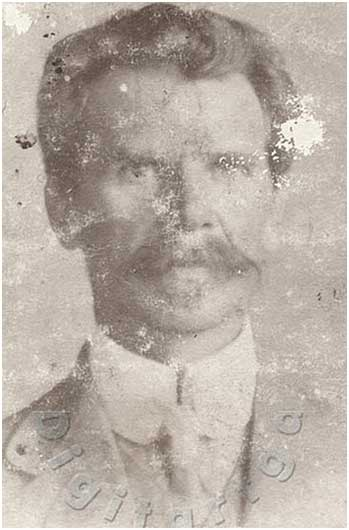
%> input picture Img_Samples/testimg4.jpg, 349 x 530 px
$ octave code2.m   (GNU Octave 9; MATLAB toolbox functions it lacks are replaced by stand-ins)
%> lines starting %> are read from the running program, lines starting %| are printed output that depends on the picture; in (x1, y1, x2, y2) boxes, pixels count from 0 and x2, y2 are one past the last pixel; in counts of white or black regions, pixels touching at a corner belong together; the program's own positions count from 1
clc; clear; close all;

% Parameters
max_iterations = 5;      % Maximum iterations
psnr_threshold = 0.5;    % Minimum PSNR improvement to keep changes

% Read original (old/degraded) image
img_orig = imread('testimg4.jpg');
%> img_orig is the input picture: size 530x349x3 uint8; mean R, G, B 184.4, 174.4, 165.5
img_restored = img_orig;  % Initialize restored image

psnr_values = zeros(1, max_iterations);  % Track PSNR per iteration

for iter = 1:max_iterations
    % --- Preprocessing ---
    img_gray = double(rgb2gray(img_restored));  % For metric calculation
    mean_intensity = mean(img_gray(:));
    std_intensity  = std(img_gray(:));

    fprintf('\nIteration %d\n', iter);
    fprintf('Mean Intensity: %.2f (0-255 scale)\n', mean_intensity);
    fprintf('Standard Deviation of Intensity: %.2f\n', std_intensity);

    % Evaluate PSNR vs original
    if iter == 1
        psnr_values(iter) = psnr(img_restored, img_orig);
    else
        psnr_values(iter) = psnr(img_restored, prev_img);
    end
    prev_img = img_restored;

    % --- Filter Decision & Application ---
    img_temp = img_restored;

    % 1. Contrast stretching / color enhancement
    if std_intensity < 60
        R = imadjust(img_temp(:,:,1));
        G = imadjust(img_temp(:,:,2));
        B = imadjust(img_temp(:,:,3));
        img_temp = cat(3,R,G,B);
    end

    % 2. Gamma correction (brighten dark images)
    if mean_intensity < 120
        gamma_val = 0.8;
        img_temp = im2double(img_temp);
        img_temp(:,:,1) = img_temp(:,:,1).^gamma_val;
        img_temp(:,:,2) = img_temp(:,:,2).^gamma_val;
        img_temp(:,:,3) = img_temp(:,:,3).^gamma_val;
        img_temp = im2uint8(img_temp);
    end

    % 3. Noise detection (Salt & Pepper)
    sp_noise_ratio = sum(sum(img_gray==0 | img_gray==255)) / numel(img_gray);
    if sp_noise_ratio > 0.01
        R = medfilt2(img_temp(:,:,1));
        G = medfilt2(img_temp(:,:,2));
        B = medfilt2(img_temp(:,:,3));
        img_temp = cat(3,R,G,B);
    end

    % 4. Blur / Detail loss detection (using Laplacian variance)
    lap = double(imfilter(img_gray, fspecial('laplacian')));
    lap_var = var(lap(:));
    if lap_var < 50
        img_temp = imsharpen(img_temp,'Radius',1,'Amount',1);
    end

    % --- PSNR Check ---
    new_psnr = psnr(img_temp, img_orig);

    if iter == 1 || (new_psnr - psnr_values(max(iter-1,1)) >= psnr_threshold)
        img_restored = img_temp;
        psnr_values(iter) = new_psnr;
    else
        psnr_values(iter) = psnr_values(max(iter-1,1));
    end
end
%> this loop made 5 passes
%> (mean_intensity, std_intensity, sp_noise_ratio, lap_var, new_psnr) on passes 1 to 5: (176.3, 34.43, 0.00347, 1008.8, 14.67), (132.8, 54.16, 0.0195, 1602.3, 14.64), (132.8, 54.16, 0.0195, 1602.3, 14.64), (132.8, 54.16, 0.0195, 1602.3, 14.64), (132.8, 54.16, 0.0195, 1602.3, 14.64)
%| Mean Intensity: 176.35 (0-255 scale)
%| Standard Deviation of Intensity: 34.43
%| Mean Intensity: 132.82 (0-255 scale)
%| Standard Deviation of Intensity: 54.16
%| Mean Intensity: 132.82 (0-255 scale)
%| Standard Deviation of Intensity: 54.16
%| Mean Intensity: 132.82 (0-255 scale)
%| Standard Deviation of Intensity: 54.16
%| Mean Intensity: 132.82 (0-255 scale)
%| Standard Deviation of Intensity: 54.16
%> pass 1, `R = imadjust(img_temp(:,:,1));`:
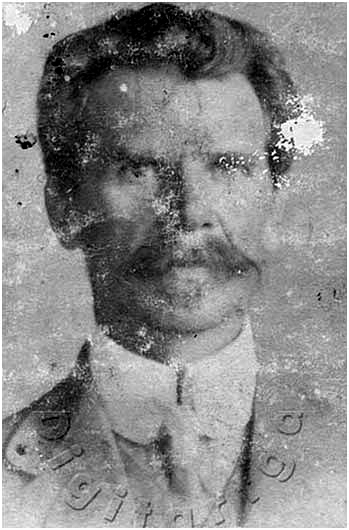
%> R: size 530x349 uint8; min 0, max 255, mean 135.8
%> after the loop:
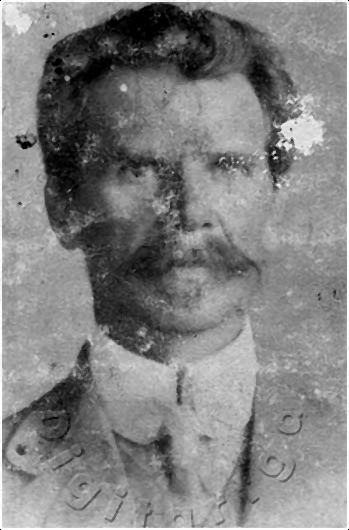
%> B: size 530x349 uint8; min 0, max 255, mean 128.9
%> after the loop, psnr_values = [14.67 14.67 14.67 14.67 14.67]

%% --- Stage 2: Damage Detection ---
[mask, damage_pct] = detect_damage_mask(img_restored);

fprintf('Detected damage area: %.2f%% of image\n', damage_pct);

% --- Decision: Whether to Apply Inpainting ---
if damage_pct > 0.3 && damage_pct < 10
    disp('Moderate damage detected — applying inpainting...');
    apply_inpaint = true;
elseif damage_pct >= 10
    disp('Severe damage detected — skipping automated inpainting (manual review suggested).');
    apply_inpaint = false;
else
    disp('Minimal damage detected — skipping inpainting.');
    apply_inpaint = false;
end

%% --- Stage 3: Conditional Inpainting ---
if apply_inpaint
    img_inpainted = img_restored;
    for c = 1:3
        img_inpainted(:,:,c) = regionfill(img_restored(:,:,c), mask);
    end
    img_inpainted = imclose(img_inpainted, strel('disk',1));
else
    img_inpainted = img_restored;
end

%% --- Display Results ---
figure;
imshowpair(img_orig, img_inpainted, 'montage');
title('Original (left) vs Final Restored (right)');

%% --- PSNR vs Iteration Plot ---
figure;
plot(1:max_iterations, psnr_values, '-o','LineWidth',1.5);
xlabel('Iteration'); ylabel('PSNR');
title('PSNR vs Iteration');
grid on;

%% --- Helper Function: Damage Mask Detection ---
function [mask, damage_pct] = detect_damage_mask(img)
    gray = rgb2gray(img);
    edges = edge(gray, 'canny', [0.05 0.2]);
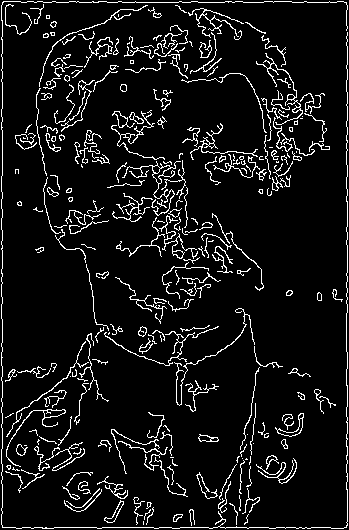
%> edges: size 530x349 logical; 8% white in thin lines or dots

    mask = imclose(edges, strel('line',3,0));
%> mask: size 530x349 logical; 8.9% white in thin lines or dots
    mask = imdilate(mask, strel('disk',1));
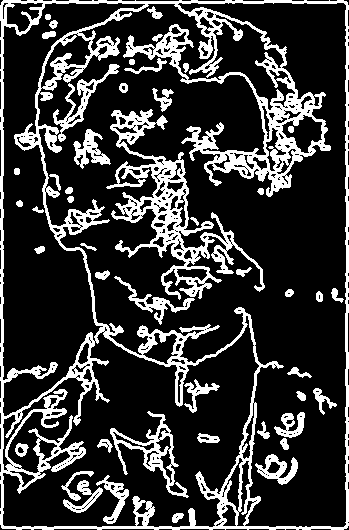
%> mask: size 530x349 logical; 21.6% white; 47 white regions, largest, box (x1, y1, x2, y2) and area: (0, 0, 349, 530) 25031, (106, 109, 265, 300) 6292, (110, 411, 189, 498) 1399
    mask = imfill(mask, 'holes');
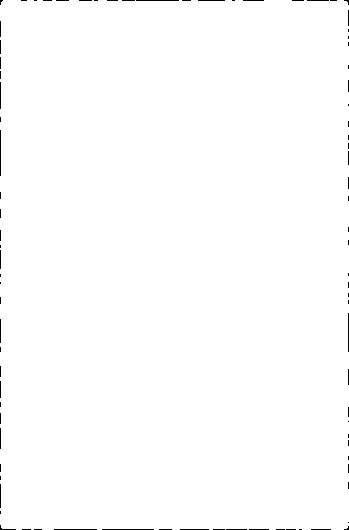
%> mask: size 530x349 logical; 99.4% white; black in thin lines or dots
    mask = bwareaopen(mask, 100);

    figure; imshow(mask); title('Detected Damage Mask');
    damage_pct = 100 * sum(mask(:)) / numel(mask);
%> damage_pct = 99.43
    fprintf('Estimated damage area: %.2f%%\n', damage_pct);
%| Estimated damage area: 99.43%
%| Detected damage area: 99.43% of image
%> `imshowpair(img_orig, img_inpainted, 'montage');`:
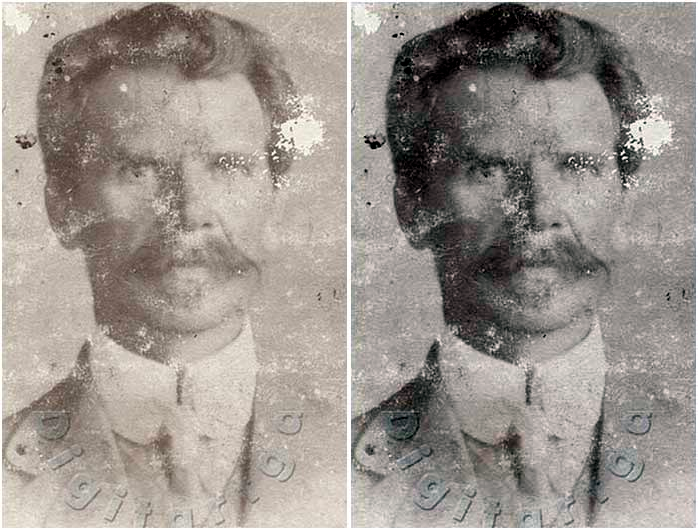
%> displayed picture: size 530x698x3, on the screen's scale of 0 to 255; mean R, G, B 155.9, 148.4, 142
%> `grid on;`:
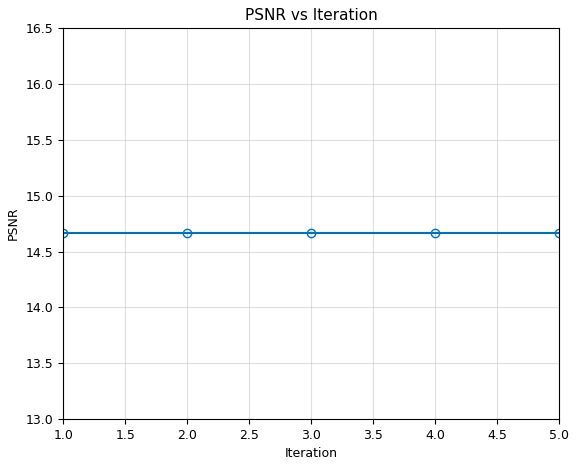
%> figure redrawn from the program's plot data
end

$ run again, with Img_Samples/testimg2.jpg copied over Img_Samples/testimg4.jpg
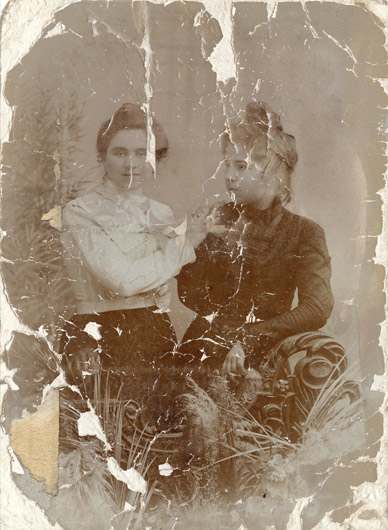
%> input picture Img_Samples/testimg2.jpg, 388 x 530 px
%> img_orig is the input picture: size 530x388x3 uint8; mean R, G, B 157.8, 138.9, 118.3
%> the loop `for iter = 1:max_iterations` made 5 passes
%> (mean_intensity, std_intensity, sp_noise_ratio, lap_var, new_psnr) on passes 1 to 5: (142.2, 44.06, 6.81e-05, 1249.4, 17.9), (115.9, 58.68, 0.0147, 1924.2, 20.22), (131.8, 55.99, 0.00647, 740.4, 19.13), (131.8, 55.99, 0.00647, 740.4, 19.13), (131.8, 55.99, 0.00647, 740.4, 19.13)
%> (printed output is left out)
%> after the loop `for iter = 1:max_iterations`:
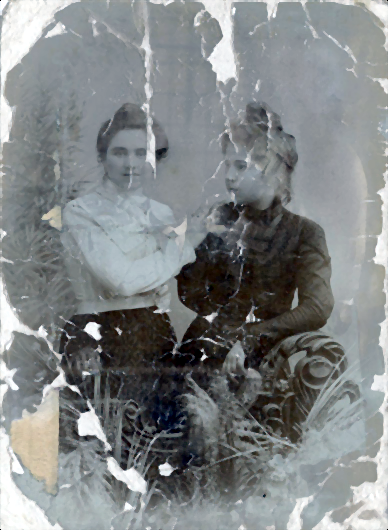
%> img_restored: size 530x388x3 uint8; mean R, G, B 128.8, 132.8, 133.8
%> after the loop `for iter = 1:max_iterations`: gamma_val = 0.8; psnr_values = [17.9 20.22 20.22 20.22 20.22]
%> edges: size 530x388 logical; 7.1% white in thin lines or dots
%> in detect_damage_mask, `damage_pct = 100 * sum(mask(:)) / numel(mask);`: damage_pct = 36.6
%| Estimated damage area: 36.60%
%| Detected damage area: 36.60% of image
%> `grid on;`:
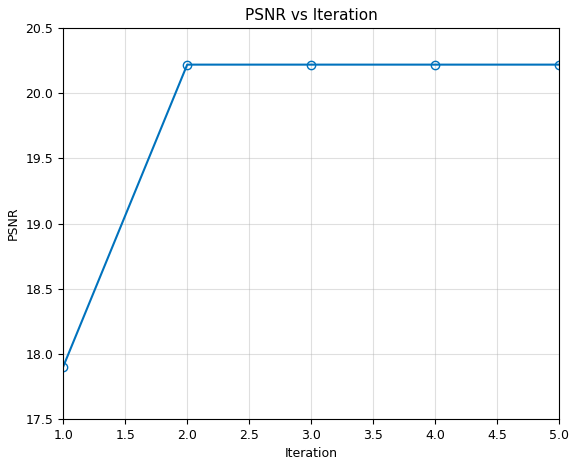
%> figure redrawn from the program's plot data

$ run again, with Img_Samples/testimg3.jpg copied over Img_Samples/testimg4.jpg
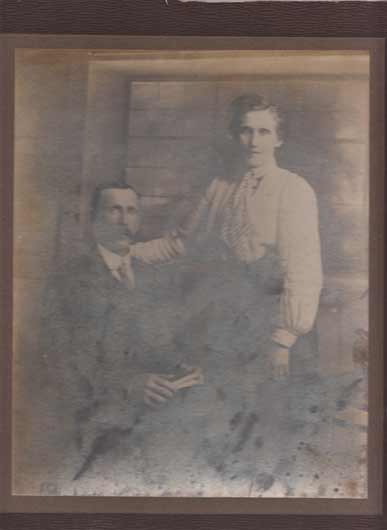
%> input picture Img_Samples/testimg3.jpg, 387 x 530 px
%> img_orig is the input picture: size 530x387x3 uint8; mean R, G, B 117.4, 105.7, 100.4
%> the loop `for iter = 1:max_iterations` made 5 passes
%> (mean_intensity, std_intensity, sp_noise_ratio, lap_var, new_psnr) on passes 1 to 5: (108.5, 26.17, 0, 141.5, 15.17), (141, 54.99, 0.0153, 463.4, 15.19), (141, 54.99, 0.0153, 463.4, 15.19), (141, 54.99, 0.0153, 463.4, 15.19), (141, 54.99, 0.0153, 463.4, 15.19)
%> (printed output is left out)
%> after the loop `for iter = 1:max_iterations`:
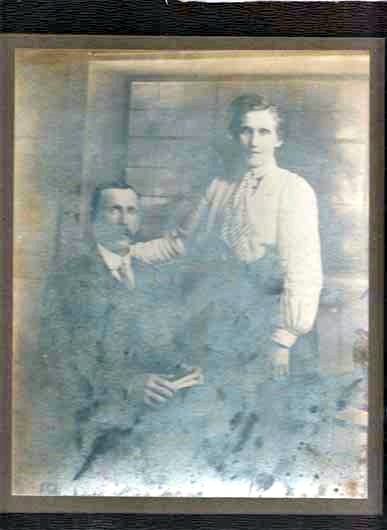
%> img_restored: size 530x387x3 uint8; mean R, G, B 137, 143.5, 138.6
%> after the loop `for iter = 1:max_iterations`: gamma_val = 0.8; psnr_values = [15.17 15.17 15.17 15.17 15.17]
%> edges: size 530x387 logical; 3.7% white in thin lines or dots
%> in detect_damage_mask, `damage_pct = 100 * sum(mask(:)) / numel(mask);`: damage_pct = 80.83
%| Estimated damage area: 80.83%
%| Detected damage area: 80.83% of image
%> `imshowpair(img_orig, img_inpainted, 'montage');`:
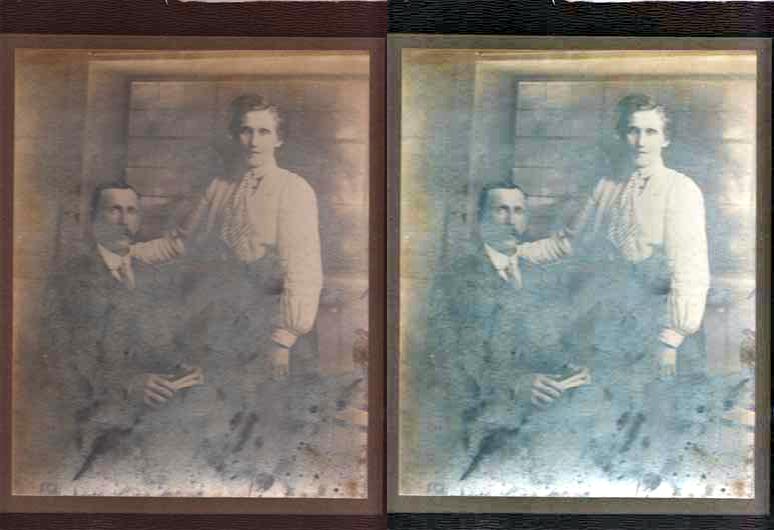
%> displayed picture: size 530x774x3, on the screen's scale of 0 to 255; mean R, G, B 126.8, 122.1, 116.1

$ run again, with Img_Samples/testimg5.jpg copied over Img_Samples/testimg4.jpg
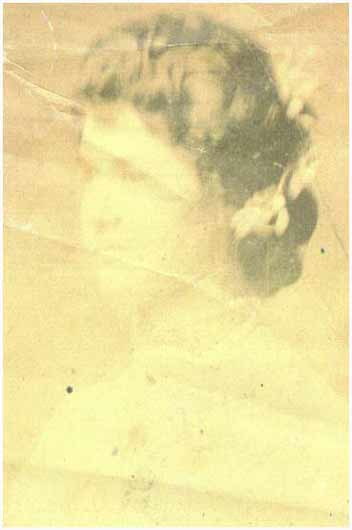
%> input picture Img_Samples/testimg5.jpg, 352 x 530 px
%> img_orig is the input picture: size 530x352x3 uint8; mean R, G, B 233.9, 221.5, 159.1
%> the loop `for iter = 1:max_iterations` made 5 passes
%> (mean_intensity, std_intensity, sp_noise_ratio, lap_var, new_psnr) on passes 1 to 5: (218, 27.01, 0.000284, 626.8, 14.24), (183.5, 57.81, 0.0102, 781.6, 14.26), (183.5, 57.81, 0.0102, 781.6, 14.26), (183.5, 57.81, 0.0102, 781.6, 14.26), (183.5, 57.81, 0.0102, 781.6, 14.26)
%> (printed output is left out)
%> after the loop `for iter = 1:max_iterations`: psnr_values = [14.24 14.24 14.24 14.24 14.24]
%> edges: size 530x352 logical; 4.1% white in thin lines or dots
%> in detect_damage_mask, `damage_pct = 100 * sum(mask(:)) / numel(mask);`: damage_pct = 13.21
%| Estimated damage area: 13.21%
%| Detected damage area: 13.21% of image
%> `grid on;`:
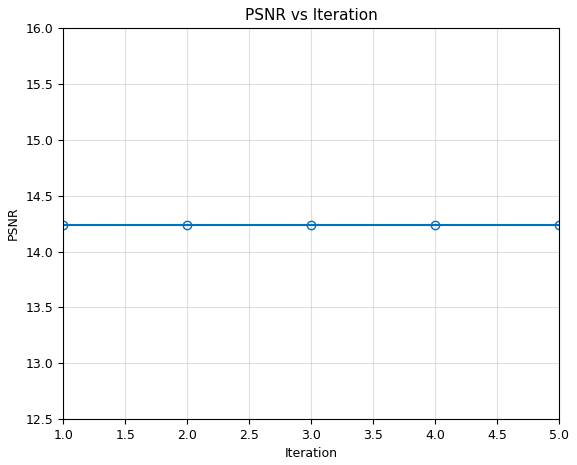
%> figure redrawn from the program's plot data
